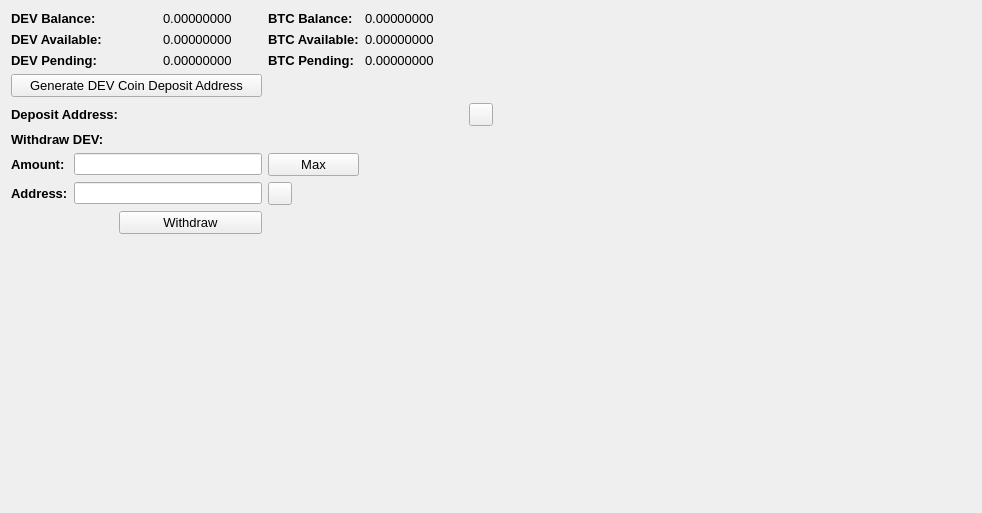
     <widget class="QWidget" name="BalanceTab">
      <attribute name="title">
       <string>Balance</string>
      </attribute>
      <layout class="QGridLayout" name="gridLayout_2">
       <item row="0" column="0" colspan="2">
        <widget class="QLabel" name="label_11">
         <property name="font">
          <font>
           <pointsize>10</pointsize>
           <weight>75</weight>
           <bold>true</bold>
          </font>
         </property>
         <property name="text">
          <string>DEV Balance:</string>
         </property>
        </widget>
       </item>
       <item row="0" column="3">
        <widget class="QLabel" name="TXBalanceLabel">
         <property name="font">
          <font>
           <pointsize>10</pointsize>
          </font>
         </property>
         <property name="text">
          <string>0.00000000</string>
         </property>
         <property name="textInteractionFlags">
          <set>Qt::LinksAccessibleByMouse|Qt::TextSelectableByMouse</set>
         </property>
        </widget>
       </item>
       <item row="0" column="4">
        <widget class="QLabel" name="label_12">
         <property name="font">
          <font>
           <pointsize>10</pointsize>
           <weight>75</weight>
           <bold>true</bold>
          </font>
         </property>
         <property name="text">
          <string>BTC Balance:</string>
         </property>
        </widget>
       </item>
       <item row="0" column="5">
        <widget class="QLabel" name="BitcoinBalanceLabel">
         <property name="font">
          <font>
           <pointsize>10</pointsize>
          </font>
         </property>
         <property name="text">
          <string>0.00000000</string>
         </property>
         <property name="textInteractionFlags">
          <set>Qt::LinksAccessibleByMouse|Qt::TextSelectableByMouse</set>
         </property>
        </widget>
       </item>
       <item row="0" column="7" rowspan="10">
        <spacer name="horizontalSpacer_4">
         <property name="orientation">
          <enum>Qt::Horizontal</enum>
         </property>
         <property name="sizeHint" stdset="0">
          <size>
           <width>478</width>
           <height>488</height>
          </size>
         </property>
        </spacer>
       </item>
       <item row="1" column="0" colspan="2">
        <widget class="QLabel" name="label_13">
         <property name="font">
          <font>
           <pointsize>10</pointsize>
           <weight>75</weight>
           <bold>true</bold>
          </font>
         </property>
         <property name="text">
          <string>DEV Available:</string>
         </property>
        </widget>
       </item>
       <item row="1" column="3">
        <widget class="QLabel" name="TXAvailableLabel_2">
         <property name="font">
          <font>
           <pointsize>10</pointsize>
          </font>
         </property>
         <property name="text">
          <string>0.00000000</string>
         </property>
         <property name="textInteractionFlags">
          <set>Qt::LinksAccessibleByMouse|Qt::TextSelectableByMouse</set>
         </property>
        </widget>
       </item>
       <item row="1" column="4">
        <widget class="QLabel" name="label_15">
         <property name="font">
          <font>
           <pointsize>10</pointsize>
           <weight>75</weight>
           <bold>true</bold>
          </font>
         </property>
         <property name="text">
          <string>BTC Available:</string>
         </property>
        </widget>
       </item>
       <item row="1" column="5">
        <widget class="QLabel" name="BitcoinAvailableLabel">
         <property name="font">
          <font>
           <pointsize>10</pointsize>
          </font>
         </property>
         <property name="text">
          <string>0.00000000</string>
         </property>
         <property name="textInteractionFlags">
          <set>Qt::LinksAccessibleByMouse|Qt::TextSelectableByMouse</set>
         </property>
        </widget>
       </item>
       <item row="2" column="0" colspan="2">
        <widget class="QLabel" name="label_14">
         <property name="font">
          <font>
           <pointsize>10</pointsize>
           <weight>75</weight>
           <bold>true</bold>
          </font>
         </property>
         <property name="text">
          <string>DEV Pending:</string>
         </property>
        </widget>
       </item>
       <item row="2" column="3">
        <widget class="QLabel" name="TXPendingLabel">
         <property name="font">
          <font>
           <pointsize>10</pointsize>
          </font>
         </property>
         <property name="text">
          <string>0.00000000</string>
         </property>
         <property name="textInteractionFlags">
          <set>Qt::LinksAccessibleByMouse|Qt::TextSelectableByMouse</set>
         </property>
        </widget>
       </item>
       <item row="2" column="4">
        <widget class="QLabel" name="label_31">
         <property name="font">
          <font>
           <pointsize>10</pointsize>
           <weight>75</weight>
           <bold>true</bold>
          </font>
         </property>
         <property name="text">
          <string>BTC Pending:</string>
         </property>
        </widget>
       </item>
       <item row="2" column="5">
        <widget class="QLabel" name="BitcoinPendingLabel">
         <property name="font">
          <font>
           <pointsize>10</pointsize>
          </font>
         </property>
         <property name="text">
          <string>0.00000000</string>
         </property>
         <property name="textInteractionFlags">
          <set>Qt::LinksAccessibleByMouse|Qt::TextSelectableByMouse</set>
         </property>
        </widget>
       </item>
       <item row="3" column="0" colspan="4">
        <widget class="QPushButton" name="GenDepositBTN">
         <property name="font">
          <font>
           <pointsize>10</pointsize>
          </font>
         </property>
         <property name="text">
          <string>Generate DEV Coin Deposit Address</string>
         </property>
        </widget>
       </item>
       <item row="4" column="0" colspan="3">
        <widget class="QLabel" name="label_33">
         <property name="font">
          <font>
           <pointsize>10</pointsize>
           <weight>75</weight>
           <bold>true</bold>
          </font>
         </property>
         <property name="text">
          <string>Deposit Address:</string>
         </property>
        </widget>
       </item>
       <item row="4" column="3" colspan="3">
        <widget class="QLabel" name="DepositAddressLabel">
         <property name="minimumSize">
          <size>
           <width>300</width>
           <height>0</height>
          </size>
         </property>
         <property name="palette">
          <palette>
           <active>
            <colorrole role="WindowText">
             <brush brushstyle="SolidPattern">
              <color alpha="255">
               <red>0</red>
               <green>0</green>
               <blue>0</blue>
              </color>
             </brush>
            </colorrole>
            <colorrole role="Text">
             <brush brushstyle="SolidPattern">
              <color alpha="255">
               <red>0</red>
               <green>0</green>
               <blue>255</blue>
              </color>
             </brush>
            </colorrole>
           </active>
           <inactive>
            <colorrole role="WindowText">
             <brush brushstyle="SolidPattern">
              <color alpha="255">
               <red>0</red>
               <green>0</green>
               <blue>0</blue>
              </color>
             </brush>
            </colorrole>
            <colorrole role="Text">
             <brush brushstyle="SolidPattern">
              <color alpha="255">
               <red>0</red>
               <green>0</green>
               <blue>255</blue>
              </color>
             </brush>
            </colorrole>
           </inactive>
           <disabled>
            <colorrole role="WindowText">
             <brush brushstyle="SolidPattern">
              <color alpha="255">
               <red>120</red>
               <green>120</green>
               <blue>120</blue>
              </color>
             </brush>
            </colorrole>
            <colorrole role="Text">
             <brush brushstyle="SolidPattern">
              <color alpha="255">
               <red>120</red>
               <green>120</green>
               <blue>120</blue>
              </color>
             </brush>
            </colorrole>
           </disabled>
          </palette>
         </property>
         <property name="font">
          <font>
           <pointsize>10</pointsize>
           <weight>75</weight>
           <bold>true</bold>
          </font>
         </property>
         <property name="text">
          <string/>
         </property>
         <property name="alignment">
          <set>Qt::AlignRight|Qt::AlignTrailing|Qt::AlignVCenter</set>
         </property>
         <property name="textInteractionFlags">
          <set>Qt::LinksAccessibleByMouse|Qt::TextSelectableByKeyboard|Qt::TextSelectableByMouse</set>
         </property>
        </widget>
       </item>
       <item row="4" column="6">
        <widget class="QToolButton" name="DepositCopyButton">
         <property name="toolTip">
          <string>Copy to clipboard</string>
         </property>
         <property name="text">
          <string/>
         </property>
         <property name="icon">
          <iconset resource="../bitcoin.qrc">
           <normaloff>:/icons/editcopy</normaloff>:/icons/editcopy</iconset>
         </property>
         <property name="shortcut">
          <string>Alt+P</string>
         </property>
        </widget>
       </item>
       <item row="5" column="0" colspan="2">
        <widget class="QLabel" name="label_34">
         <property name="font">
          <font>
           <pointsize>10</pointsize>
           <weight>75</weight>
           <bold>true</bold>
          </font>
         </property>
         <property name="text">
          <string>Withdraw DEV:</string>
         </property>
        </widget>
       </item>
       <item row="6" column="0">
        <widget class="QLabel" name="label_26">
         <property name="font">
          <font>
           <pointsize>10</pointsize>
           <weight>75</weight>
           <bold>true</bold>
          </font>
         </property>
         <property name="text">
          <string>Amount:</string>
         </property>
        </widget>
       </item>
       <item row="6" column="1" colspan="3">
        <widget class="QLineEdit" name="WithdrawUnitsInput">
         <property name="font">
          <font>
           <pointsize>9</pointsize>
           <weight>75</weight>
           <bold>true</bold>
          </font>
         </property>
         <property name="text">
          <string/>
         </property>
        </widget>
       </item>
       <item row="6" column="4">
        <widget class="QPushButton" name="Withdraw_Max_Amount">
         <property name="font">
          <font>
           <pointsize>10</pointsize>
          </font>
         </property>
         <property name="text">
          <string>Max</string>
         </property>
        </widget>
       </item>
       <item row="7" column="0">
        <widget class="QLabel" name="label_10">
         <property name="font">
          <font>
           <pointsize>10</pointsize>
           <weight>75</weight>
           <bold>true</bold>
          </font>
         </property>
         <property name="text">
          <string>Address:</string>
         </property>
        </widget>
       </item>
       <item row="7" column="1" colspan="3">
        <widget class="QLineEdit" name="WithdrawAddress">
         <property name="font">
          <font>
           <pointsize>9</pointsize>
           <weight>75</weight>
           <bold>true</bold>
          </font>
         </property>
        </widget>
       </item>
       <item row="7" column="4">
        <widget class="QToolButton" name="WithdrawPasteButton">
         <property name="toolTip">
          <string>Paste from clipboard</string>
         </property>
         <property name="text">
          <string/>
         </property>
         <property name="icon">
          <iconset resource="../bitcoin.qrc">
           <normaloff>:/icons/editpaste</normaloff>:/icons/editpaste</iconset>
         </property>
         <property name="shortcut">
          <string>Alt+P</string>
         </property>
        </widget>
       </item>
       <item row="8" column="2" colspan="2">
        <widget class="QPushButton" name="WithdrawUnitsBtn">
         <property name="font">
          <font>
           <pointsize>10</pointsize>
          </font>
         </property>
         <property name="text">
          <string>Withdraw</string>
         </property>
        </widget>
       </item>
       <item row="9" column="0" colspan="6">
        <spacer name="verticalSpacer">
         <property name="orientation">
          <enum>Qt::Vertical</enum>
         </property>
         <property name="sizeHint" stdset="0">
          <size>
           <width>428</width>
           <height>262</height>
          </size>
         </property>
        </spacer>
       </item>
      </layout>
      <zorder>label_31</zorder>
      <zorder>label_15</zorder>
      <zorder>label_12</zorder>
      <zorder>label_14</zorder>
      <zorder>label_13</zorder>
      <zorder>label_11</zorder>
      <zorder>BitcoinBalanceLabel</zorder>
      <zorder>TXBalanceLabel</zorder>
      <zorder>TXAvailableLabel_2</zorder>
      <zorder>TXPendingLabel</zorder>
      <zorder>BitcoinAvailableLabel</zorder>
      <zorder>BitcoinPendingLabel</zorder>
      <zorder>label_33</zorder>
      <zorder>GenDepositBTN</zorder>
      <zorder>DepositAddressLabel</zorder>
      <zorder>Withdraw_Max_Amount</zorder>
      <zorder>label_34</zorder>
      <zorder>WithdrawUnitsInput</zorder>
      <zorder>label_10</zorder>
      <zorder>label_26</zorder>
      <zorder>WithdrawAddress</zorder>
      <zorder>WithdrawUnitsBtn</zorder>
      <zorder>horizontalSpacer_4</zorder>
      <zorder>verticalSpacer</zorder>
      <zorder>WithdrawPasteButton</zorder>
      <zorder>DepositCopyButton</zorder>
     </widget>
